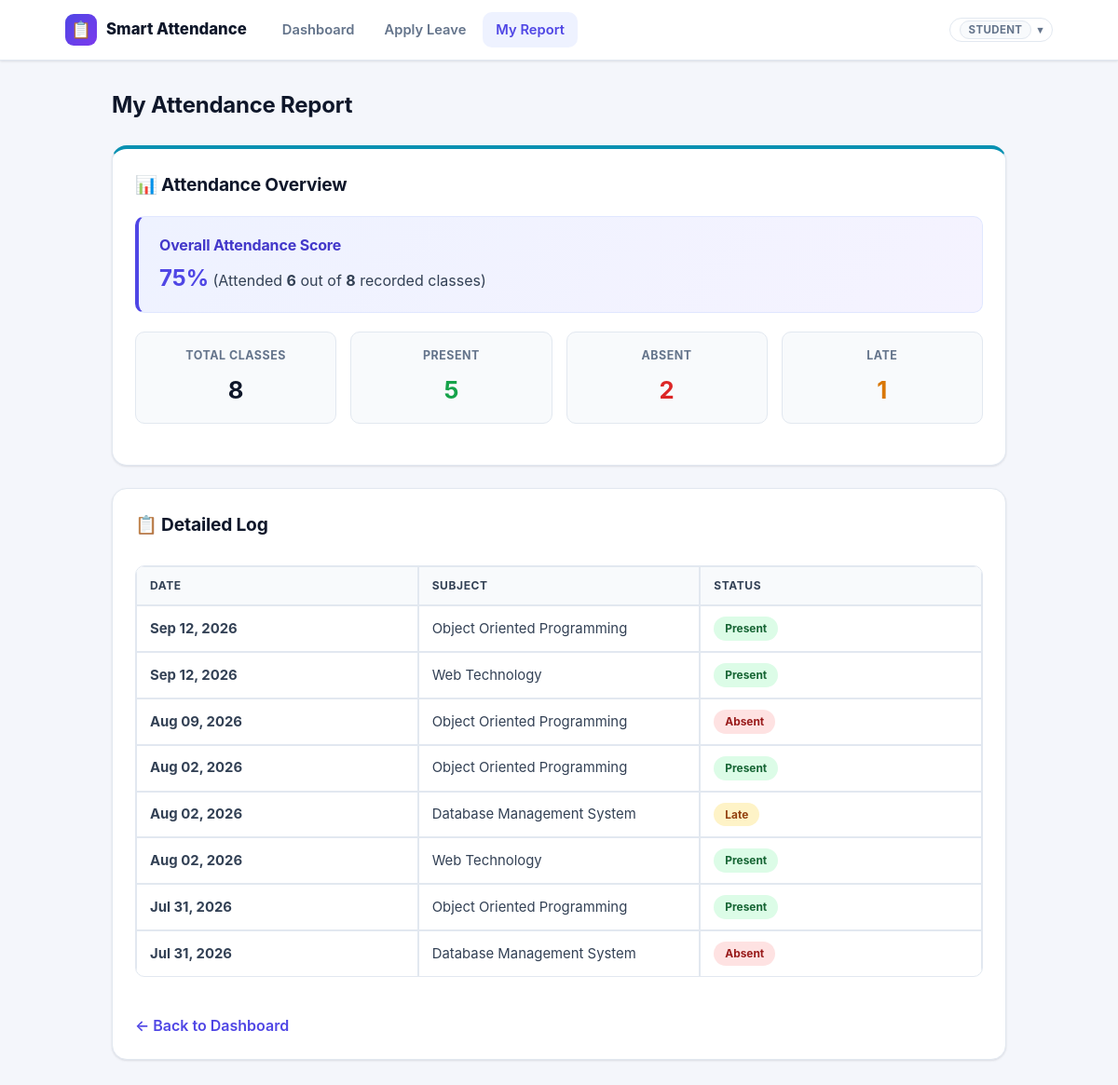
The page /student_attendance_report.php (signed in) on the database its author committed.
### tables this page shows
CREATE TABLE `attendance` (
  `attendance_id` int(11) NOT NULL,
  `student_id` int(11) NOT NULL,
  `subject` varchar(100) NOT NULL,
  `date` date NOT NULL,
  `status` enum('Present','Absent','Late') NOT NULL
);

### student_attendance_report.php (the view, shortened to what this page needs)
<?php
require_once 'backend/config.php';
$student_id = $_SESSION['user_id'];
$summary_stmt = $conn->prepare("
    SELECT
        COUNT(*) AS total_classes,
        SUM(CASE WHEN status = 'Present' THEN 1 ELSE 0 END) AS total_present,
        SUM(CASE WHEN status = 'Absent' THEN 1 ELSE 0 END) AS total_absent,
        SUM(CASE WHEN status = 'Late' THEN 1 ELSE 0 END) AS total_late
    FROM attendance
    WHERE student_id = ?
");
$summary_stmt->bind_param("i", $student_id);
$summary_stmt->execute();
$summary = $summary_stmt->get_result()->fetch_assoc();
$total_classes = $summary['total_classes'] ?? 0;
$total_present = $summary['total_present'] ?? 0;
$total_absent  = $summary['total_absent'] ?? 0;
$total_late    = $summary['total_late'] ?? 0;
$attended_classes = $total_present + $total_late;
$overall_pct = ($total_classes > 0) ? round(($attended_classes / $total_classes) * 100, 1) : 0;
$records_stmt = $conn->prepare("
    SELECT date, subject, status
    FROM attendance
    WHERE student_id = ?
    ORDER BY date DESC
");
$records_stmt->bind_param("i", $student_id);
$records_stmt->execute();
$records = $records_stmt->get_result();
?>
<!DOCTYPE html>
<html lang="en">
<head>
    <link rel="stylesheet" href="css/style.css?v=7">
</head>
<body>
    <?php include 'partials/navbar.php'; ?>
    <div class="dashboard-container">
        <div class="dashboard-header">
            <h2>My Attendance Report</h2>
        </div>
        <div class="dashboard-card report-card">
            <h3>📊 Attendance Overview</h3>
            <div class="overall-summary-card">
                <h4>Overall Attendance Score</h4>
                <p>
                    <span class="pct-big"><?php echo $overall_pct; ?>%</span>
                    (Attended <strong><?php echo $attended_classes; ?></strong> out of <strong><?php echo $total_classes; ?></strong> recorded classes)
                </p>
            </div>
            <div class="stats-grid">
                <div class="stat-box">
                    <h5>Total Classes</h5>
                    <div class="number"><?php echo $total_classes; ?></div>
                </div>
                <div class="stat-box">
                    <h5>Present</h5>
                    <div class="number text-success-green"><?php echo $total_present; ?></div>
                </div>
                <div class="stat-box">
                    <h5>Absent</h5>
                    <div class="number text-danger-red"><?php echo $total_absent; ?></div>
                </div>
                <div class="stat-box">
                    <h5>Late</h5>
                    <div class="number text-warning-amber"><?php echo $total_late; ?></div>
                </div>
            </div>
        </div>
        <div class="dashboard-card">
            <h3>📋 Detailed Log</h3>
            <?php if ($records->num_rows > 0): ?>
                <div class="table-responsive">
                    <table class="decorative-table">
                        <thead>
                            <tr>
                                <th>Date</th>
                                <th>Subject</th>
                                <th>Status</th>
                            </tr>
                        </thead>
                        <tbody>
                            <?php while ($row = $records->fetch_assoc()): ?>
                                <tr>
                                    <td><strong><?php echo date('M d, Y', strtotime($row['date'])); ?></strong></td>
                                    <td><?php echo htmlspecialchars($row['subject']); ?></td>
                                    <td>
                                        <?php
                                            $status = $row['status'];
                                            $badge_class = 'badge-present';
                                            if ($status === 'Absent') $badge_class = 'badge-absent';
                                            if ($status === 'Late') $badge_class = 'badge-late';
                                        ?>
                                        <span class="<?php echo $badge_class; ?>">
                                            <?php echo htmlspecialchars($status); ?>
                                        </span>
                                    </td>
                                </tr>
                            <?php endwhile; ?>
                        </tbody>
                    </table>
                </div>
            <?php else: ?>
                <p class="empty-state-text">No attendance records found yet.</p>
            <?php endif; ?>
            <div class="action-links">
                <a href="student_dashboard.php" class="back-link">← Back to Dashboard</a>
            </div>
        </div>
    </div>
</body>
</html>

### rows shown on the page
attendance: date "Sep 12, 2026", subject "Object Oriented Programming", status "Present"
attendance: date "Sep 12, 2026", subject "Web Technology", status "Present"
attendance: date "Aug 09, 2026", subject "Object Oriented Programming", status "Absent"
attendance: date "Aug 02, 2026", subject "Object Oriented Programming", status "Present"
attendance: date "Aug 02, 2026", subject "Database Management System", status "Late"
attendance: date "Aug 02, 2026", subject "Web Technology", status "Present"
attendance: date "Jul 31, 2026", subject "Object Oriented Programming", status "Present"
attendance: date "Jul 31, 2026", subject "Database Management System", status "Absent"

### other values the page prints
$nav_role "STUDENT"
$overall_pct "75"
$attended_classes "6"
$total_classes "8"
$total_present "5"
$total_absent "2"
$total_late "1"
